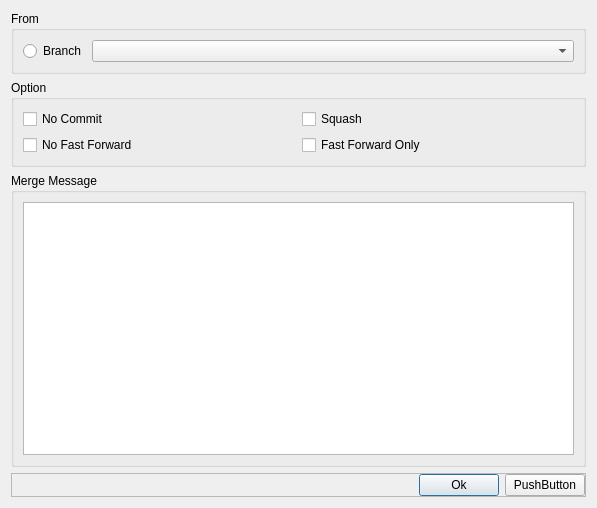
<?xml version="1.0" encoding="UTF-8"?>
<ui version="4.0">
 <class>GitMergeDialog</class>
 <widget class="QDialog" name="GitMergeDialog">
  <property name="geometry">
   <rect>
    <x>0</x>
    <y>0</y>
    <width>597</width>
    <height>508</height>
   </rect>
  </property>
  <property name="windowTitle">
   <string>Dialog</string>
  </property>
  <layout class="QVBoxLayout" name="verticalLayout">
   <item>
    <widget class="QGroupBox" name="groupBox">
     <property name="title">
      <string>From</string>
     </property>
     <layout class="QGridLayout" name="gridLayout">
      <item row="0" column="0">
       <widget class="QRadioButton" name="rbBranch">
        <property name="text">
         <string>Branch</string>
        </property>
       </widget>
      </item>
      <item row="0" column="1">
       <widget class="QComboBox" name="cbBranch">
        <property name="sizePolicy">
         <sizepolicy hsizetype="Expanding" vsizetype="Fixed">
          <horstretch>0</horstretch>
          <verstretch>0</verstretch>
         </sizepolicy>
        </property>
       </widget>
      </item>
     </layout>
    </widget>
   </item>
   <item>
    <widget class="QGroupBox" name="grpOptions">
     <property name="title">
      <string>Option</string>
     </property>
     <layout class="QGridLayout" name="gridLayout_2">
      <item row="0" column="0">
       <widget class="QCheckBox" name="chkNoCommit">
        <property name="text">
         <string>No Commit</string>
        </property>
       </widget>
      </item>
      <item row="0" column="1">
       <widget class="QCheckBox" name="chkSquash">
        <property name="text">
         <string>Squash</string>
        </property>
       </widget>
      </item>
      <item row="1" column="0">
       <widget class="QCheckBox" name="chkNoFastFoward">
        <property name="text">
         <string>No Fast Forward</string>
        </property>
       </widget>
      </item>
      <item row="1" column="1">
       <widget class="QCheckBox" name="chkFastForwardOnly">
        <property name="text">
         <string>Fast Forward Only</string>
        </property>
       </widget>
      </item>
     </layout>
    </widget>
   </item>
   <item>
    <widget class="QGroupBox" name="groupBox_3">
     <property name="title">
      <string>Merge Message</string>
     </property>
     <layout class="QHBoxLayout" name="horizontalLayout">
      <item>
       <widget class="QPlainTextEdit" name="txtMergeMessage"/>
      </item>
     </layout>
    </widget>
   </item>
   <item>
    <widget class="QFrame" name="frame">
     <property name="frameShape">
      <enum>QFrame::StyledPanel</enum>
     </property>
     <property name="frameShadow">
      <enum>QFrame::Raised</enum>
     </property>
     <layout class="QHBoxLayout" name="horizontalLayout_2">
      <property name="leftMargin">
       <number>0</number>
      </property>
      <property name="topMargin">
       <number>0</number>
      </property>
      <property name="rightMargin">
       <number>0</number>
      </property>
      <property name="bottomMargin">
       <number>0</number>
      </property>
      <item>
       <spacer name="horizontalSpacer">
        <property name="orientation">
         <enum>Qt::Horizontal</enum>
        </property>
        <property name="sizeHint" stdset="0">
         <size>
          <width>40</width>
          <height>20</height>
         </size>
        </property>
       </spacer>
      </item>
      <item>
       <widget class="QPushButton" name="btnOk">
        <property name="text">
         <string>Ok</string>
        </property>
       </widget>
      </item>
      <item>
       <widget class="QPushButton" name="btnCancel">
        <property name="text">
         <string>PushButton</string>
        </property>
       </widget>
      </item>
     </layout>
    </widget>
   </item>
  </layout>
 </widget>
 <resources/>
 <connections/>
</ui>
